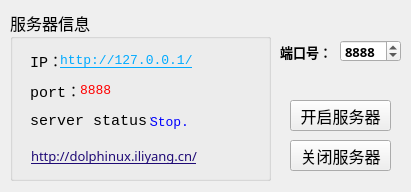
<?xml version="1.0" encoding="UTF-8"?>
<ui version="4.0">
 <class>MainWindow</class>
 <widget class="QMainWindow" name="MainWindow">
  <property name="geometry">
   <rect>
    <x>0</x>
    <y>0</y>
    <width>411</width>
    <height>192</height>
   </rect>
  </property>
  <property name="font">
   <font>
    <family>微软雅黑</family>
    <pointsize>12</pointsize>
    <weight>50</weight>
    <bold>false</bold>
   </font>
  </property>
  <property name="windowTitle">
   <string>服务器控制台</string>
  </property>
  <property name="styleSheet">
   <string notr="true"/>
  </property>
  <widget class="QWidget" name="centralWidget">
   <widget class="QPushButton" name="pushButton_Close">
    <property name="geometry">
     <rect>
      <x>290</x>
      <y>140</y>
      <width>101</width>
      <height>31</height>
     </rect>
    </property>
    <property name="text">
     <string>关闭服务器</string>
    </property>
   </widget>
   <widget class="QGroupBox" name="groupBox">
    <property name="geometry">
     <rect>
      <x>10</x>
      <y>10</y>
      <width>261</width>
      <height>171</height>
     </rect>
    </property>
    <property name="title">
     <string>服务器信息</string>
    </property>
    <widget class="QLabel" name="label_IPS">
     <property name="geometry">
      <rect>
       <x>20</x>
       <y>40</y>
       <width>41</width>
       <height>21</height>
      </rect>
     </property>
     <property name="font">
      <font>
       <family>Consolas</family>
       <pointsize>11</pointsize>
       <weight>50</weight>
       <bold>false</bold>
      </font>
     </property>
     <property name="text">
      <string>IP：</string>
     </property>
    </widget>
    <widget class="QLabel" name="label_PortS">
     <property name="geometry">
      <rect>
       <x>20</x>
       <y>70</y>
       <width>51</width>
       <height>21</height>
      </rect>
     </property>
     <property name="font">
      <font>
       <family>Consolas</family>
       <pointsize>11</pointsize>
       <weight>50</weight>
       <bold>false</bold>
      </font>
     </property>
     <property name="text">
      <string>port：</string>
     </property>
    </widget>
    <widget class="QLabel" name="label_SSS">
     <property name="geometry">
      <rect>
       <x>20</x>
       <y>100</y>
       <width>121</width>
       <height>21</height>
      </rect>
     </property>
     <property name="font">
      <font>
       <family>Consolas</family>
       <pointsize>11</pointsize>
       <weight>50</weight>
       <bold>false</bold>
      </font>
     </property>
     <property name="text">
      <string>server status:</string>
     </property>
    </widget>
    <widget class="QLabel" name="label_IP">
     <property name="geometry">
      <rect>
       <x>50</x>
       <y>40</y>
       <width>201</width>
       <height>20</height>
      </rect>
     </property>
     <property name="font">
      <font>
       <family>Lucida Console</family>
       <pointsize>10</pointsize>
       <weight>9</weight>
       <italic>false</italic>
       <bold>false</bold>
       <underline>true</underline>
      </font>
     </property>
     <property name="styleSheet">
      <string notr="true">color: rgb(0, 170, 255);
text-decoration: underline;
font: 75 10pt &quot;Lucida Console&quot;;</string>
     </property>
     <property name="text">
      <string>http://127.0.0.1/</string>
     </property>
    </widget>
    <widget class="QLabel" name="label_Port">
     <property name="geometry">
      <rect>
       <x>70</x>
       <y>70</y>
       <width>71</width>
       <height>20</height>
      </rect>
     </property>
     <property name="font">
      <font>
       <family>Lucida Console</family>
       <pointsize>10</pointsize>
       <weight>9</weight>
       <italic>false</italic>
       <bold>false</bold>
      </font>
     </property>
     <property name="styleSheet">
      <string notr="true">color: rgb(255, 0, 0);
font: 75 10pt &quot;Lucida Console&quot;;</string>
     </property>
     <property name="text">
      <string>8888</string>
     </property>
    </widget>
    <widget class="QLabel" name="label_SS">
     <property name="geometry">
      <rect>
       <x>140</x>
       <y>102</y>
       <width>111</width>
       <height>20</height>
      </rect>
     </property>
     <property name="font">
      <font>
       <family>Lucida Console</family>
       <pointsize>10</pointsize>
       <weight>9</weight>
       <italic>false</italic>
       <bold>false</bold>
      </font>
     </property>
     <property name="styleSheet">
      <string notr="true">font: 75 10pt &quot;Lucida Console&quot;;
color: rgb(0, 0, 255);</string>
     </property>
     <property name="text">
      <string>Stop.</string>
     </property>
    </widget>
    <widget class="QLabel" name="label_Url">
     <property name="geometry">
      <rect>
       <x>21</x>
       <y>136</y>
       <width>201</width>
       <height>21</height>
      </rect>
     </property>
     <property name="text">
      <string>&lt;html&gt;&lt;head/&gt;&lt;body&gt;&lt;p&gt;&lt;a href=&quot;http://dolphinux.iliyang.cn/&quot;&gt;&lt;span style=&quot; font-size:10pt; text-decoration: underline; color:#200b76;&quot;&gt;http://dolphinux.iliyang.cn/&lt;/span&gt;&lt;/a&gt;&lt;/p&gt;&lt;/body&gt;&lt;/html&gt;</string>
     </property>
    </widget>
   </widget>
   <widget class="QLabel" name="label">
    <property name="geometry">
     <rect>
      <x>280</x>
      <y>41</y>
      <width>71</width>
      <height>21</height>
     </rect>
    </property>
    <property name="font">
     <font>
      <family>微软雅黑</family>
      <pointsize>10</pointsize>
      <weight>75</weight>
      <bold>true</bold>
     </font>
    </property>
    <property name="text">
     <string>端口号：</string>
    </property>
   </widget>
   <widget class="QSpinBox" name="spinBox">
    <property name="geometry">
     <rect>
      <x>340</x>
      <y>40</y>
      <width>61</width>
      <height>22</height>
     </rect>
    </property>
    <property name="font">
     <font>
      <family>微软雅黑</family>
      <pointsize>10</pointsize>
      <weight>75</weight>
      <bold>true</bold>
     </font>
    </property>
    <property name="minimum">
     <number>6000</number>
    </property>
    <property name="maximum">
     <number>20000</number>
    </property>
    <property name="value">
     <number>8888</number>
    </property>
   </widget>
   <widget class="QPushButton" name="pushButton_Start">
    <property name="geometry">
     <rect>
      <x>290</x>
      <y>100</y>
      <width>101</width>
      <height>31</height>
     </rect>
    </property>
    <property name="text">
     <string>开启服务器</string>
    </property>
   </widget>
  </widget>
 </widget>
 <layoutdefault spacing="6" margin="11"/>
 <resources/>
 <connections/>
</ui>
